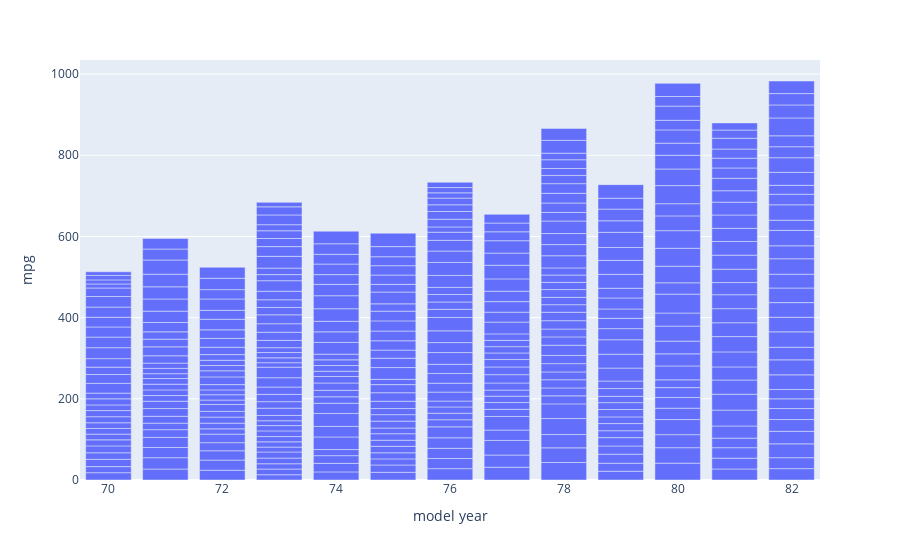

Write notebook code for a chart like this one.
### Markdown cell above
# USA tend to have more horse power compared to Japan and Europe

### Code cell
px.bar(df,x = "model year",y = "mpg")

### Figure 1 — Plotly figure (JSON) as saved in the notebook; plotly's stock layout.template omitted (floating-point values rounded to 4 significant figures; data arrays with more than 128 entries replaced by an {"elided": "..."} marker saying what was removed)
{"data": [{"alignmentgroup": "True", "hovertemplate": "model year=%{x}<br>mpg=%{y}<extra></extra>", "legendgroup": "", "marker": {"color": "#636efa", "pattern": {"shape": ""}}, "name": "", "offsetgroup": "", "orientation": "v", "showlegend": false, "textposition": "auto", "type": "bar", "x": {"elided": "398 int values"}, "xaxis": "x", "y": {"elided": "398 float values"}, "yaxis": "y"}], "layout": {"barmode": "relative", "legend": {"tracegroupgap": 0}, "margin": {"t": 60}, "xaxis": {"anchor": "y", "domain": [0, 1], "title": {"text": "model year"}}, "yaxis": {"anchor": "x", "domain": [0, 1], "title": {"text": "mpg"}}}}
